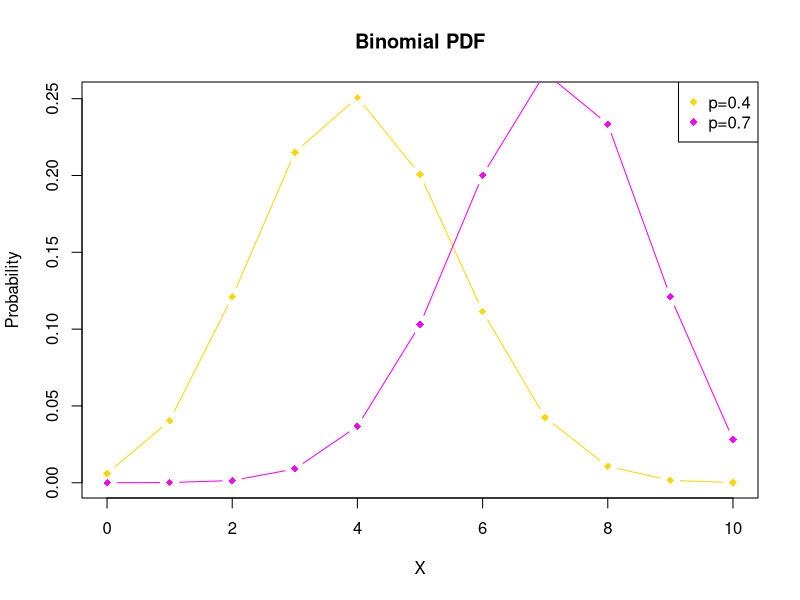
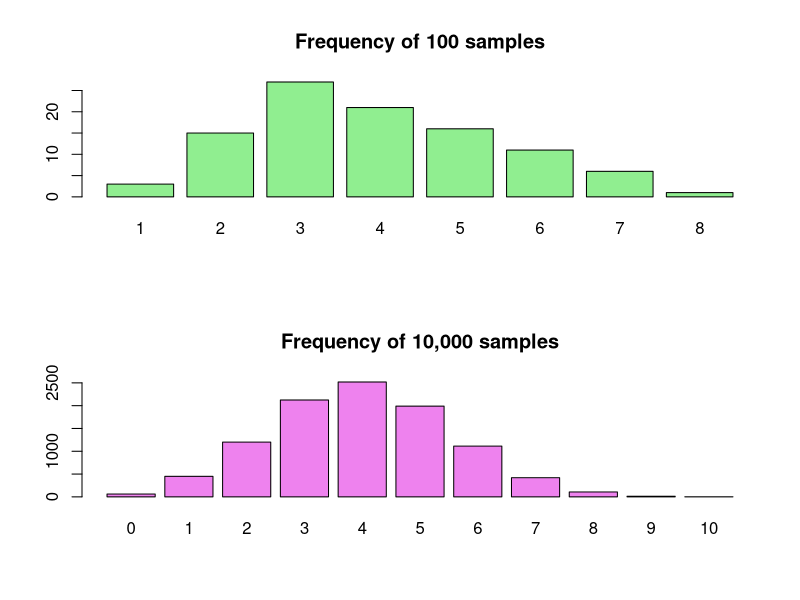
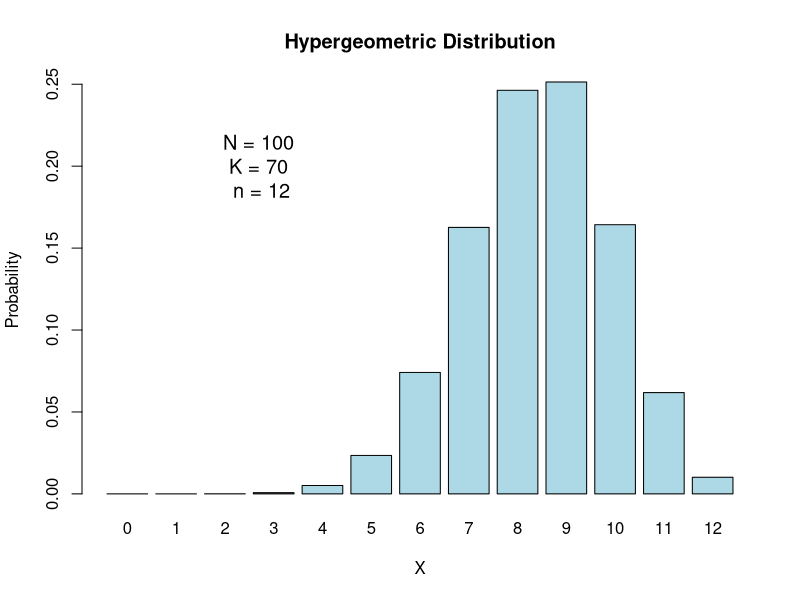
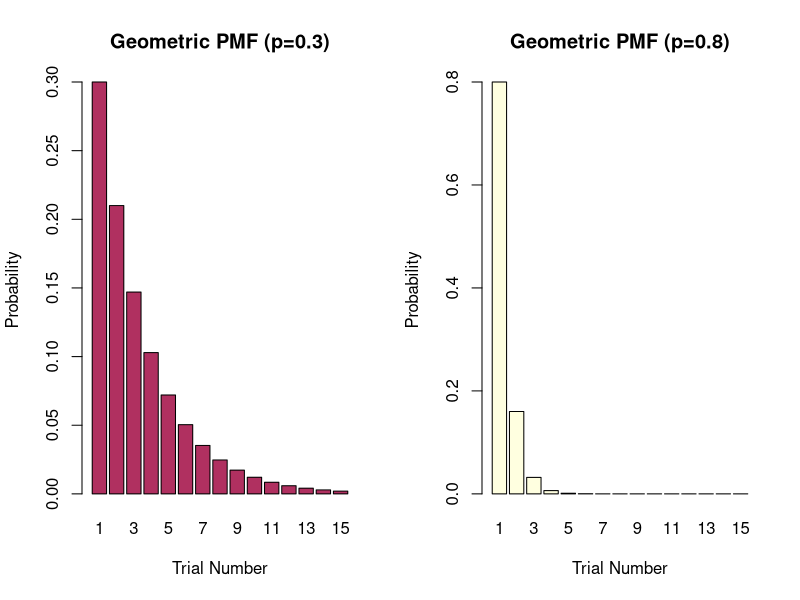
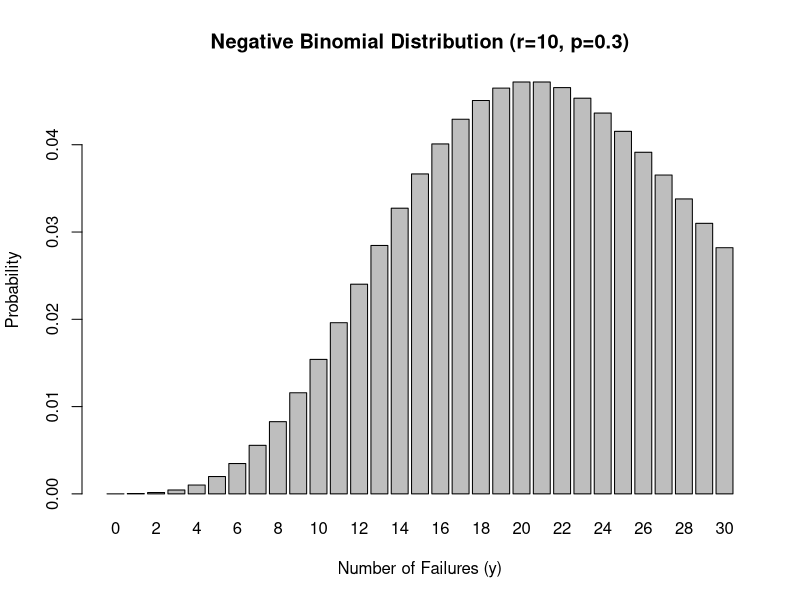
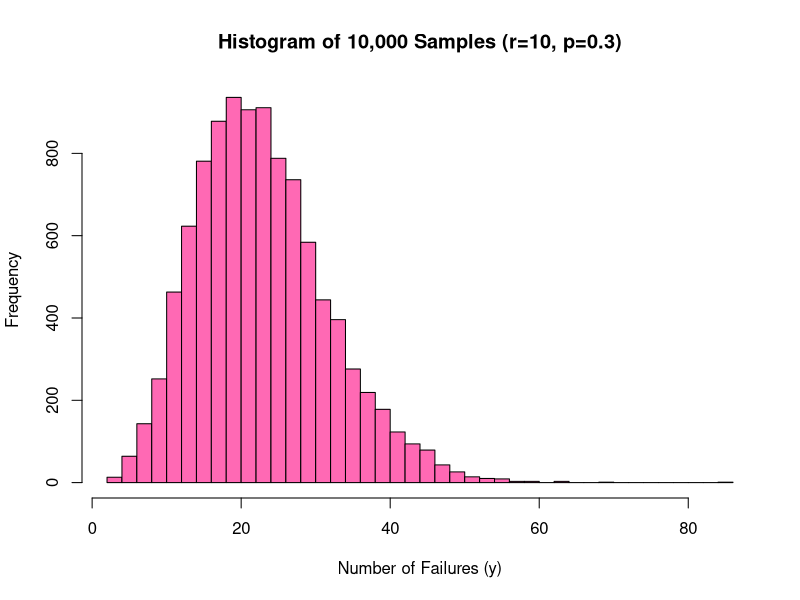
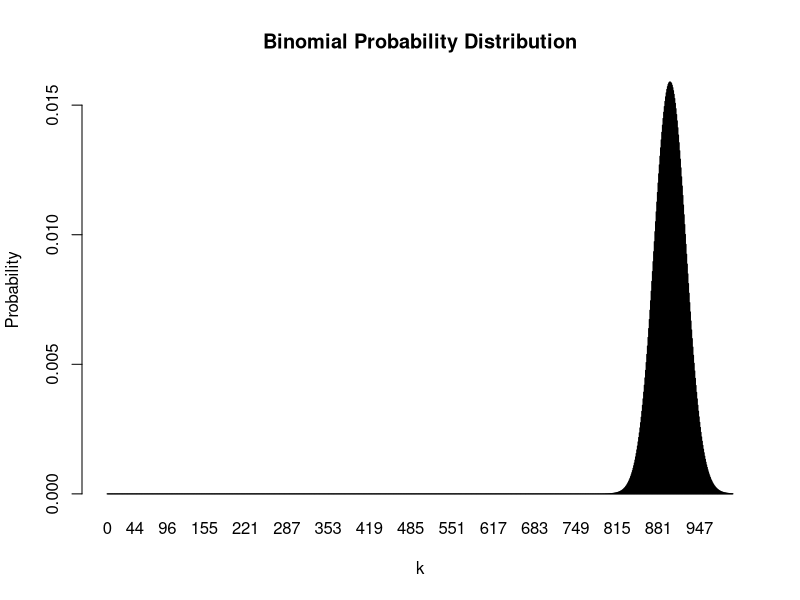
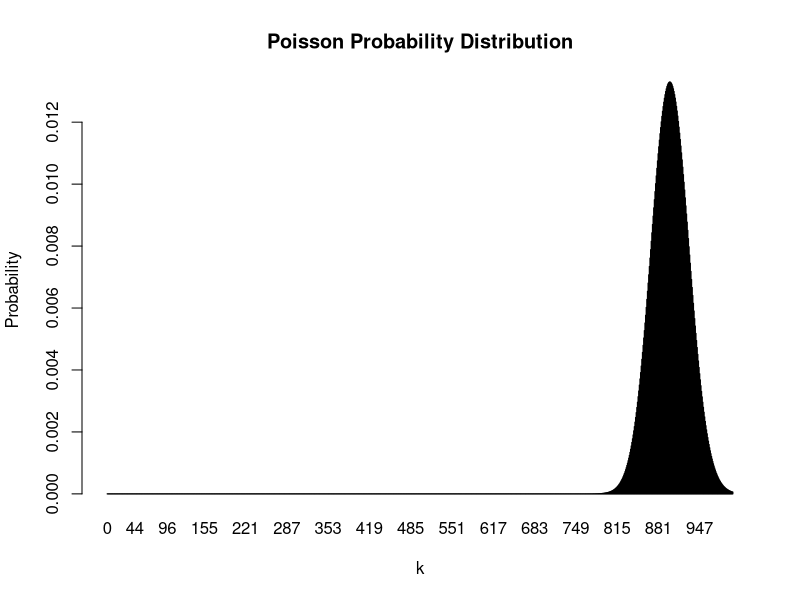

Write R code to recreate these figures, in order. (Note: this script raises an error after producing the figures.)
# Lab 10 Mar 28:

# Ex1:
# 1)
x <- seq(1,100)
s <- sample(x,10)
s
#  the above sampling is happening without replacement,

x <- seq(1,100)
s <- sample(x,10,replace=TRUE)
s

# now it is with Replacement..

# 2)

# install.packages("gtools")

library(gtools)
x <- c("A","B","C","D")

# where r is the size of the target vector, v is the source vector, 
# is the size of the source vector.
per <- permutations (n=length(x), r=3,v=x,repeats.allowed=TRUE)
print(per)
comb <- combinations(n=length(x), r=3, v=x)
print(comb)

# Ex2:

# 1)

# Set parameters
n <- 10
p1 <- 0.4
p2 <- 0.7
m <- 3

# (a) Probability value for the given parameters
prob_value <- dbinom(m, n, p1)
print(paste("P(X =", m, ") =", prob_value))

# (b) Cumulative probability value
cum_prob_value <- pbinom(m, n, p1)
print(paste("P(X <=", m, ") =", cum_prob_value))

# (c) Finding m corresponding to cumulative probability of 0.8
m_for_0.8 <- qbinom(0.8, n, p1)
print(paste("m corresponding to cumulative probability of 0.8: ", m_for_0.8))

# (d) Generate 5 random samples
random_samples <- rbinom(5, n, p1)
print("5 Random Samples from Binomial Distribution:")
print(random_samples)

# (e) Plot PDFs for p = 0.4 and p = 0.7
x_vals <- 0:n
pdf_p1 <- dbinom(x_vals, n, p1)
pdf_p2 <- dbinom(x_vals, n, p2)

plot(x_vals, pdf_p1, type="b", col="gold", pch=18, xlab="X", ylab="Probability", main="Binomial PDF")
lines(x_vals, pdf_p2, type="b", col="magenta", pch=18)
legend("topright", legend=c("p=0.4", "p=0.7"), col=c("gold", "magenta"), pch=18)

# (f) Generate samples and plot frequency distributions
samples_100 <- rbinom(100, n, p1)
samples_10000 <- rbinom(10000, n, p1)

par(mfrow=c(2,1)) # 2x1 grid
barplot(table(samples_100), col="lightgreen", main="Frequency of 100 samples")
barplot(table(samples_10000), col="violet", main="Frequency of 10,000 samples")

par(mfrow=c(1,1)) # 1X1 grid


# 2)

# Setting up the parameters for the hypergeometric distribution
N <- 100   # total number of items in the population
K <- 70    # number of successes
n <- 12    # sample size
x_vals <- 0:n  # Listing all possible values that X can take

# (a) Plotting a histogram for the probability mass function (PMF)
pdf_vals <- dhyper(x_vals, K, N-K, n)  # Calculating probabilities for each possible X value
barplot(pdf_vals, names.arg=x_vals, col="lightblue", 
        main="Hypergeometric Distribution", xlab="X", ylab="Probability")

# Adding text inside the plot to display parameter values
text(4, 0.2, labels=paste("N =", N, "\nK =", K, "\nn =", n), 
     cex=1.2, col="black")

# (b) Computing the cumulative probability P(X ≤ 10) and rounding it to 3 decimal places
cum_prob <- round(phyper(10, K, N-K, n), 3)
print(paste("Cumulative probability P(X ≤ 10):", cum_prob))

# (c) Finding the smallest X where cumulative probability P(X ≤ X) ≥ 0.9
x_for_0.9 <- qhyper(0.9, K, N-K, n)
print(paste("Smallest x where P(X ≤ x) >= 0.9:", x_for_0.9))

# (d) Drawing 5 random samples from the hypergeometric distribution
random_samples <- signif(rhyper(5, K, N-K, n), 2)  # Rounding to 2 significant digits
print("Random Samples from the Hypergeometric Distribution:")
print(random_samples)

# 3)

# (a) Plotting probability mass functions (PMFs) for p = 0.3 and p = 0.8

p1 <- 0.3  # Probability of success in the first case
p2 <- 0.8  # Probability of success in the second case
x_vals <- 1:15  # Possible trial numbers (Geometric distribution starts at 1)

# Setting up a 1x2 grid for plotting
par(mfrow=c(1,2)) 

# Plot for p = 0.3
barplot(dgeom(x_vals - 1, p1), names.arg=x_vals, col="maroon",
        main="Geometric PMF (p=0.3)", xlab="Trial Number", ylab="Probability")

# Plot for p = 0.8
barplot(dgeom(x_vals - 1, p2), names.arg=x_vals, col="lightyellow",
        main="Geometric PMF (p=0.8)", xlab="Trial Number", ylab="Probability")

# Resetting plot layout
par(mfrow=c(1,1)) 

# (b) Finding cumulative probability P(X ≤ 4)
cum_prob <- pgeom(4 - 1, p1)  # Adjusting for R's zero-based indexing
print(paste("Cumulative probability P(X ≤ 4):", round(cum_prob, 3)))

# (c) Finding the smallest trial number where cumulative probability is 0.2
m_for_0.2 <- qgeom(0.2, p1) + 1  # Converting to one-based indexing
print(paste("Smallest m where P(X ≤ m) >= 0.2:", m_for_0.2))

# (d) Generating 6 random samples from the Geometric distribution with p = 0.4
random_samples <- rgeom(6, 0.4) + 1  # Converting to one-based indexing
print("6 Random Samples:")
print(random_samples)

# 4)
# (a) Computing the probability P(Y = 5) for r = 3, p = 0.3
p <- 0.3   # Probability of success
r <- 3     # Number of successes desired
y <- 5     # Number of failures before getting r successes

prob <- dnbinom(y, size=r, prob=p)  # Computing probability
print(paste("Negative binomial probability P(Y=5):", round(prob, 4)))

# (b) Computing the cumulative probability P(Y ≤ 5)
cum_prob <- pnbinom(y, size=r, prob=p)
print(paste("Cumulative probability P(Y≤5):", round(cum_prob, 4)))

# (c) Finding the y-value where cumulative probability is 0.5 (median)
y_median <- qnbinom(0.5, size=r, prob=p)
print(paste("Median (y where P(Y ≤ y) = 0.5):", y_median))

# (d) Generating 4 random samples from the Negative Binomial distribution (r=3, p=0.3)
random_samples <- rnbinom(4, size=r, prob=p)
print("4 Random Samples:")
print(random_samples)

# (e) Plotting the negative binomial distribution for r=10, p=0.3
r_plot <- 10
y_vals <- 0:30  # Possible values for failures
prob_vals <- dnbinom(y_vals, size=r_plot, prob=p)

barplot(prob_vals, names.arg=y_vals, col="grey", 
        main="Negative Binomial Distribution (r=10, p=0.3)", 
        xlab="Number of Failures (y)", ylab="Probability")

# (f) Generating a frequency histogram for 10,000 random values (r=10, p=0.3)
samples <- rnbinom(10000, size=r_plot, prob=p)
hist(samples, breaks=30, col="hotpink", border="black", 
     main="Histogram of 10,000 Samples (r=10, p=0.3)", 
     xlab="Number of Failures (y)", ylab="Frequency")

# 5)
lambda <- 10
m <- 7

# poisson probabilities:
poisson_prob <- dpois(m, lambda)
print(poisson_prob)

# cummulative frequencies:

cumulative_prob <- ppois(m, lambda)
print(cumulative_prob)

# 
# (c) Binomial and Poisson distributions comparison
n <- 3000  # Number of trials
p <- 0.3   # Probability of success
lambda_np <- n * p  

# Binomial probability distribution
binomial_x <- 0:1000
binomial_pmf <- dbinom(binomial_x, n, p)

# Poisson probability distribution
poisson_x <- 0:1000
poisson_pmf <- dpois(poisson_x, lambda_np)

# Plotting Binomial Distribution
barplot(binomial_pmf, names.arg = binomial_x, col = "blue", 
        main = "Binomial Probability Distribution", 
        xlab = "k", ylab = "Probability", border = "black")

# Plotting Poisson Distribution
barplot(poisson_pmf, names.arg = poisson_x, col = "red", 
        main = "Poisson Probability Distribution", 
        xlab = "k", ylab = "Probability", border = "black")

# Parameters

n <- 3000   
p <- 0.3    
lambda_np <- n * p  

# Generate random samples
binomial_samples <- rbinom(30000, n, p)  # binomial Distribution
poisson_samples <- rpois(30000, lambda_np)  # Poisson Distribution

# Create a histogram for both distributions
hist(binomial_samples, probability = TRUE, col = "blue", 
     main = "Overlapping Histogram: Binomial vs Poisson", 
     xlab = "k", ylab = "probability density", breaks = 50)

hist(poisson_samples, probability = TRUE, col = "red" , 
     add = TRUE, breaks = 50)

legend("topright", legend = c("Binomial", "Poisson"), 
       fill = c("blue", "red"))


# (d) Find Poisson quantile value for cumulative probability 0.22 and λ = 10
# quantile_value <- qpois(0.22, lambda_val)
# print(quantile_value)

# (e) Generate 10000 random Poisson samples with λ = 9 and plot histogram
samples <- rpois(10000, 9)
samples_bin <- rbinom(10000, 30 ,0.3)

# install.packages("ggplot2") 
library(ggplot2)
# histogram
ggplot(data.frame(samples), aes(x = samples)) +
  geom_histogram(binwidth = 1, fill = "purple", color = "black", alpha = 0.7) +
  ggtitle("Histogram of Poisson Samples (λ=9)") +
  xlab("Value") + ylab("Frequency")

ggplot(data.frame(samples_bin), aes(x = samples_bin)) +
  geom_histogram(binwidth = 1, fill = "red", color = "black") +
  ggtitle("Histogram of binomial distribution") + 
  xlab("Value") + ylab("Frequency")

# Combining both the graphs
ggplot() +
  geom_histogram(data = data.frame(samples_bin), aes(x = samples_bin), binwidth = 1, fill = "blue", col = "black") +
  geom_histogram(data = data.frame(samples), aes(x = samples), binwidth = 1, fill = "red", col="black") +
  ggtitle("Poisson vs Binomial Histogram") +
  xlab("Value") + ylab("Frequency")

# 6)
# Gaussian(Normal) Distribution

# (a) Finding and printing normal PDF at µ=12, σ=2
mean_value <- 12
std_dev <- 2
pdf_value <- dnorm(mean_value, mean_value, std_dev)
print(pdf_value)


# (b) Finding and printing cumulative probability at Z=2, checking symmetry
cum_prob_2 <- pnorm(2)
symmetry_check <- 1 - pnorm(-2)
print(cum_prob_2)
print(symmetry_check)


# (c) Plotting normal curve with ±4σ range and adding text
x_vals <- seq(mean_value - 4 * std_dev, mean_value + 4 * std_dev, length = 100)
y_vals <- dnorm(x_vals, mean_value, std_dev)
plot(x_vals, y_vals, type = "l", col = "blue", main = "Normal Distribution (mean=12, std=2)")
text(mean_value, max(y_vals) * 0.8, labels = "mean=12, std=2", col = "red")
   
# (d) Finding and printing 75th percentile
quantile_75 <- qnorm(0.75, mean_value, std_dev)
print(quantile_75)

# (e) Sampling 10,000 values, plotting histogram with normal curve
set.seed(123)
samples <- rnorm(10000, mean_value, std_dev)
hist(samples, probability = TRUE, col = "grey", main = "Histogram of Normal Samples")
lines(x_vals, y_vals, col = "blue", lwd = 2)


# (f) Normalizing binomial distribution and comparing with normal curve
n_trials <- 3390
p_success <- 0.5
mean_binom <- n_trials * p_success
std_binom <- sqrt(n_trials * p_success * (1 - p_success))
binom_samples <- rbinom(10000, n_trials, p_success)
normalized_binom <- (binom_samples - mean_binom) / std_binom    # x - mean/ std 

hist(normalized_binom, probability = TRUE, col = "skyblue", main = "Normalized Binomial Distribution")
curve(dnorm(x), add = TRUE, col = "red", lwd = 2)

# ............/////.............
n_trials <- 100           
p_success <- 0.5         
n_samples <- 100000    
mean_binom <- n_trials * p_success
std_binom <- sqrt(n_trials * p_success * (1 - p_success))

binom_samples <- rbinom(n_samples, n_trials, p_success)
normalized_binom <- (binom_samples - mean_binom) / std_binom

hist(normalized_binom, probability = TRUE, col = "skyblue", main = "Normalized Binomial Distribution (n=100, p=0.5)", xlab = "Normalized Value")

curve(dnorm(x), add = TRUE, col = "red", lwd = 2)



# (g) Plotting Poisson PDFs for λ = 1, 10, 100, 1000 with normal approximation
par(mfrow = c(2,2))
lambda_vals <- c(1, 10, 100, 1000)
 
for (lambda in lambda_vals) {
  x_vals <- seq(0, lambda + 3 * sqrt(lambda), 1)
  poisson_pmf <- dpois(x_vals, lambda)
  barplot(poisson_pmf, names.arg = x_vals, col = "lightblue", main = paste("Poisson (λ=", lambda, ")"))
   
  normal_approx <- dnorm(x_vals, lambda, sqrt(lambda))
  lines(x_vals, normal_approx, col = "red", lwd = 2)
  
}

# (h) Generating correlated normal distributions
library(MASS)
set.seed(123)
data <- mvrnorm(1000, mu = c(50, 60), Sigma = matrix(c(4, 3.7, 3.7, 9), 2))
# data <- mvrnorm(1000, mu = c(50, 60), Sigma = matrix(c(4, 0.5, 0.5, 9), 2))
# (i) Checking variance and covariance
print(var(data))

# Extracting x and y, plotting them, printing variances
x_vals <- data[,1]
y_vals <- data[,2]
plot(x_vals, y_vals, col="blue", main = "Correlation Plot")
print(var(x_vals))
print(var(y_vals))

# Checking independence by comparing variances
print(var(x_vals) + var(y_vals))
print(var(x_vals + y_vals))
 
# Computing covariance from correlation and variances
corr_coeff <- cor(x_vals, y_vals)
computed_cov <- corr_coeff * sqrt(var(x_vals) * var(y_vals))
reported_cov <- var(data)[1,2]
print(computed_cov)
print(reported_cov)



# 7)
# Uniform Distribution
 
# (a) Generating and printing 5 uniform random numbers between 0 and 1
random_uniform_1 <- runif(5, 0, 1)
print(random_uniform_1)                                                              

# (b) Generating and printing 5 uniform random numbers between 50 and 100
random_uniform_50_100 <- runif(5, 50, 100)
print(random_uniform_50_100)
 
# (c) Generating 10,000 uniform random numbers and plotting histogram
uniform_samples <- runif(10000, 1, 2)
hist(uniform_samples, breaks = 30, probability = TRUE, col = "lightblue", 
     main = "Uniform Distribution (1 to 2)", xlim = c(1, 2))
 
# 8)
# Exponential Distribution
 
# (a) Computing probability density at x=3 for λ=2
lambda_exp <- 2
pdf_exp <- dexp(3, rate = lambda_exp)
print(pdf_exp)
 
# (b) Finding quantile value for cumulative probability 0.995
quantile_exp <- qexp(0.995, rate = lambda_exp)
print(quantile_exp)
 
# (c) Plotting exponential cumulative probability functions for λ = 2, 10, 100
lambda_values <- c(2, 10, 100)
x_vals <- seq(0, 1, length = 100)
 
plot(x_vals, pexp(x_vals, rate = lambda_values[1]), type = "l", col = "black",    ylim = c(0, 1), main = "Exponential CDFs", xlab = "x", ylab = "Cumulative Probability")
lines(x_vals, pexp(x_vals, rate = lambda_values[2]), col = "blue")
lines(x_vals, pexp(x_vals, rate = lambda_values[3]), col = "red")
legend("bottomright", legend = c("λ = 2", "λ = 10", "λ = 100"), col = c("black", "blue", "red"), lty = 1)

# (d) Generating and printing 4 random values from exponential distribution (λ=3)
random_exp_values <- rexp(4, rate = 3)
print(random_exp_values)


# 9)
# Gamma Distribution
# (a) Plotting Gamma PDFs for different α and θ values on a 1x2 grid
par(mfrow = c(1, 2))
# First graph: α varies, θ = 4
x_vals <- seq(0, 20, length = 100)
alpha_values <- c(1, 2, 3, 4)

theta_fixed <- 4
colors <- c("black", "blue", "red", "magenta")


plot(x_vals, dgamma(x_vals, shape = alpha_values[1], scale = theta), type = "l", col = colors[1],
     ylim = c(0, 0.15), main = "Gamma PDFs (theta = 4)", xlab = "x", ylab = "Density")
for (i in 2:4) {
  lines(x_vals, dgamma(x_vals, shape = alpha_values[i], scale = theta_fixed), col = colors[i])
}
legend("topright", legend = paste("α =", alpha_values), col = colors, lty = 1)

# Second graph: θ varies, α = 4
theta_values <- c(1, 2, 3, 4)
alpha_fixed <- 4

plot(x_vals, dgamma(x_vals, shape = alpha_fixed, scale = theta_values[1]), type = "l", col = colors[1],
     ylim = c(0, 0.15), main = "Gamma PDFs (alpha = 4)", xlab = "x", ylab = "Density")
for (i in 2:4) {
  lines(x_vals, dgamma(x_vals, shape = alpha_fixed, scale = theta_values[i]), col = colors[i])
}
legend("topright", legend = paste("theta =", theta_values), col = colors, lty = 1)

# (b) Computing probability density at x=6 for α=4, θ=1
pdf_gamma <- dgamma(6, shape = 4, scale = 1)
print(pdf_gamma)

# (c) Computing cumulative probability up to x=6
cum_prob_gamma <- pgamma(6, shape = 4, scale = 1)
print(cum_prob_gamma)

# (d) Finding x value corresponding to cumulative probability 0.95
quantile_gamma <- qgamma(0.95, shape = 4, scale = 1)
print(quantile_gamma)

# (e) Generating 10,000 random gamma deviates and plotting histogram
gamma_samples <- rgamma(10000, shape = 4, scale = 1)
hist(gamma_samples, breaks = 30, probability = TRUE, col = "lightblue", 
     main = "Gamma Distribution Samples", xlab = "x")
lines(x_vals, dgamma(x_vals, shape = 4, scale = 1), col = "red", lwd = 2)

# 10)
# Chi-square distribution

# Load necessary library
library(ggplot2)

# (a) Plot the χ2 distribution with degrees of freedom 2,3,5 and 10
df_values <- c(2, 3, 5, 10)
x_vals <- seq(0, 20, length.out = 500)
colors <- c("red", "blue", "green", "purple")

plot(x_vals, dchisq(x_vals, df_values[1]), type = "l", col = colors[1], lwd = 2,
     main = "Chi-square (χ²) Distribution", xlab = "x", ylab = "Density", ylim = c(0, 0.3))
for (i in 2:length(df_values)) {
  lines(x_vals, dchisq(x_vals, df_values[i]), col = colors[i], lwd = 2)
}
legend("topright", legend = paste("df =", df_values), col = colors, lwd = 2)

# (b) Compute and print the probability density for x=6 and 5 degrees of freedom
x <- 6
df <- 5
prob_density <- dchisq(x, df)
print(paste("Probability density at x=6 for df=5:", prob_density))

# (c) Compute and print the cumulative probability up to x=6 and 10 degrees of freedom
cum_prob_6_df5 <- pchisq(6, df = 5)
cum_prob_6_df10 <- pchisq(6, df = 10)
print(paste("Cumulative probability up to x=6 for df=5:", cum_prob_6_df5))
print(paste("Cumulative probability up to x=6 for df=10:", cum_prob_6_df10))

# (d) Obtain the 85th quantile for this distribution for 6 degrees of freedom
quantile_85 <- qchisq(0.85, df = 6)
print(paste("85th quantile for df=6:", quantile_85))

# (e) Plot histogram of 10,000 random deviates from this distribution with df=6
set.seed(123)  # For reproducibility
chi_sq_samples <- rchisq(10000, df = 6)
hist(chi_sq_samples, breaks = 30, col = "red", main = "Histogram of χ² Distribution (df=6)",
     xlab = "x", ylab = "Frequency", border = "black")
text(15, 500, "r=6", col = "blue", cex = 1.5)

# (f) Compute and plot the χ² PDF with 1 degree of freedom
mu <- 2
sigma <- 1
x_vals_z2 <- seq(-4, 8, length.out = 500)
z2_vals <- ((x_vals_z2 - mu)^2) / sigma^2

plot(x_vals_z2, dchisq(z2_vals, df = 1), type = "l", col = "blue", lwd = 2,
     main = "Chi-square PDF with 1 degree of freedom", xlab = "x", ylab = "Density")







